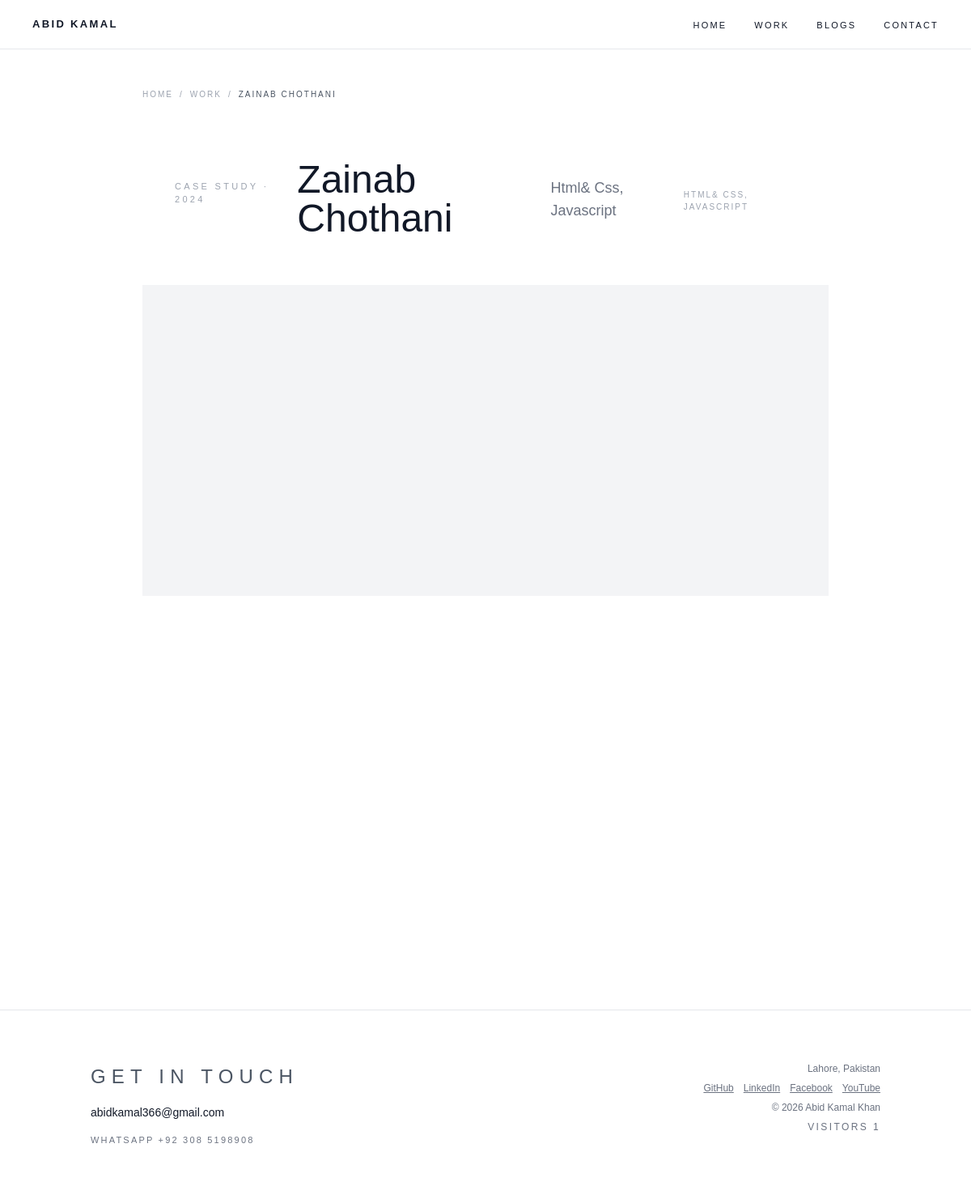
/work/zainab-chothani/, run on the app's committed database.
### core/models.py (models this page shows, shortened)
class HeaderNav(models.Model):
    title = models.CharField(max_length=50)
    url = models.CharField(max_length=200)
    order = models.IntegerField(default=0)
    is_active = models.BooleanField(default=True)
    class Meta:
        ordering = ['order']

class Project(models.Model):
    title = models.CharField(max_length=120)
    slug = models.SlugField(unique=True, blank=True)
    summary = models.CharField(max_length=200, help_text="One line shown on cards and in search results.")
    description = models.TextField(help_text="What you built, how, and the result.")
    cover = models.ImageField(upload_to='projects/', blank=True, null=True)
    tech = models.CharField(max_length=200, blank=True, help_text="e.g. Python, Django, PostgreSQL")
    link = models.URLField(blank=True, help_text="Live site or repository.")
    year = models.PositiveIntegerField(default=2026)
    is_featured = models.BooleanField(default=True)
    order = models.IntegerField(default=0)
    class Meta:
        ordering = ['order', '-year', 'id']
    def get_absolute_url(self):
        return reverse('project_detail', kwargs={'slug': self.slug})

class Profile(models.Model):
    name = models.CharField(max_length=100)
    role = models.CharField(max_length=150, default="Python & Django Web Developer")
    location = models.CharField(max_length=100, default="Lahore, Pakistan")
    email = models.EmailField()
    whatsapp = models.CharField(
        max_length=30,
        blank=True,
        help_text="Shown in the footer with a WhatsApp link, e.g. +92 308 5198908",
    )
    bio = models.TextField(help_text="2-3 short paragraphs. Plain text.")
    avatar = models.ImageField(upload_to='profile/', blank=True, null=True)
    github = models.URLField(blank=True)
    linkedin = models.URLField(blank=True)
    facebook = models.URLField(blank=True)
    youtube = models.URLField(blank=True)
    instagram = models.URLField(blank=True)
    is_active = models.BooleanField(default=True)
    class Meta:
        verbose_name = "Profile"
        verbose_name_plural = "Profile"
    @property
    def whatsapp_link(self):
        number = ''.join(ch for ch in self.whatsapp if ch.isdigit())
        return f"https://wa.me/{number}" if number else ''

### core/views.py (the view)
# urls.py: path('work/<slug:slug>/', views.project_detail, name='project_detail'),
def project_detail(request, slug):
    project = get_object_or_404(Project, slug=slug)
    return render(request, 'core/project_detail.html', {'project': project})

### core/context_processors.py (called while the page is built)
def profile(request):
    try:
        prof = Profile.objects.filter(is_active=True).last()
    except (OperationalError, ProgrammingError):
        prof = None
    return {
        'profile': prof,
        'nav_name': prof.name.upper() if prof else 'PORTFOLIO',
    }

def hit_count(request):
    try:
        total = HitCount.objects.filter(path='total').values_list('count', flat=True).first() or 0
    except (OperationalError, ProgrammingError):
        total = 0
    return {'hit_count': total}

def header_navs(request):
    navs = HeaderNav.objects.filter(is_active=True).order_by('order')
    return {'header_navs': navs}

### core/templates/core/project_detail.html (shortened to what this page needs)
{% extends "core/base.html" %}
{% block content %}
  <article class="max-w-4xl mx-auto px-4 sm:px-6 pt-8 sm:pt-12 pb-20 sm:pb-24">
    <nav aria-label="Breadcrumb" class="text-[10px] tracking-[0.15em] sm:tracking-[0.2em] text-gray-400 flex flex-wrap items-center gap-x-2 gap-y-1" data-reveal>
      <a href="{% url 'home' %}">HOME</a> <span>/</span>
      <a href="{% url 'work' %}">WORK</a> <span>/</span>
      <span class="text-gray-600 truncate max-w-full">{{ project.title|upper }}</span>
    </nav>
    <header class="mt-8 sm:mt-10" data-reveal style="--d: 80ms">
      <p class="text-[11px] tracking-[0.3em] text-gray-400">CASE STUDY · {{ project.year }}</p>
      <h1 class="mt-4 text-3xl sm:text-4xl md:text-5xl font-light leading-tight break-words">{{ project.title }}</h1>
      <p class="mt-4 max-w-2xl text-base sm:text-lg text-gray-500 leading-relaxed break-words">{{ project.summary }}</p>
      {% if project.tech %}
        <p class="mt-5 text-[10px] tracking-[0.2em] text-gray-400 break-words">{{ project.tech|upper }}</p>
      {% endif %}
    </header>
    {% if project.cover %}
      <div class="mt-8 sm:mt-10 bg-gray-100" data-reveal style="--d: 160ms">
        <img src="{{ project.cover.url }}" alt="{{ project.title }} — {{ project.summary }}"
             class="w-full h-auto" loading="eager" fetchpriority="high" decoding="async">
      </div>
    {% endif %}
  </article>
{% endblock %}

### core/templates/core/base.html (shortened to what this page needs)
{% load static %}
<!DOCTYPE html>
<html lang="en">
<head>
  <script src="https://cdn.tailwindcss.com"></script>
  <link rel="stylesheet" href="{% static 'css/navbar.css' %}">
</head>
<body class="bg-white text-gray-900 page-enter">
  <header class="border-b border-gray-200">
    <a class="logo" href="{% url 'home' %}" aria-label="{{ profile.name|default:'Abid Kamal' }} — home">Abid Kamal</a>
    <nav id="primary-nav" class="primary-nav">
      <ul>
        {% for nav in header_navs %}
        <li><a href="{{ nav.url }}">{{ nav.title }}</a></li>
        {% endfor %}
      </ul>
    </nav>
  </header>
  <main>
    {% block content %}{% endblock %}
  </main>
  <footer class="border-t border-gray-200">
    <div
      class="max-w-5xl mx-auto px-4 sm:px-6 py-12 sm:py-16 flex flex-col md:flex-row md:justify-between gap-8 md:gap-6">
      <div class="min-w-0">
        <h2 class="text-[24px] tracking-[0.3em] text-gray-600">GET IN TOUCH</h2>
        {% if profile %}
        <a href="mailto:{{ profile.email }}" class="mt-3 inline-block text-base sm:text-xl font-light break-all">
          {{ profile.email }}
        </a>
        {% if profile.whatsapp %}
        <a href="{{ profile.whatsapp_link }}" rel="noopener" target="_blank"
          class="mt-3 block text-[11px] tracking-[0.2em] text-gray-500 link-underline">
          WHATSAPP {{ profile.whatsapp }}
        </a>
        {% endif %}
        {% else %}
        <p class="mt-3 text-sm text-gray-400">Add your profile in /admin/</p>
        {% endif %}
      </div>
      <div class="text-xs text-gray-500 md:text-right space-y-2">
        <p>{{ profile.location|default:"Lahore, Pakistan" }}</p>
        <p class="flex gap-3 md:justify-end">
          {% if profile and profile.github %}<a href="{{ profile.github }}" rel="noopener"
            class="underline">GitHub</a>{% endif %}
          {% if profile and profile.linkedin %}<a href="{{ profile.linkedin }}" rel="noopener"
            class="underline">LinkedIn</a>{% endif %}
          {% if profile and profile.facebook %}<a href="{{ profile.facebook }}" rel="noopener"
            class="underline">Facebook</a>{% endif %}
          {% if profile and profile.youtube %}<a href="{{ profile.youtube }}" rel="noopener"
            class="underline">YouTube</a>{% endif %}
        </p>
        <p>© {% now "Y" %} {{ profile.name|default:"Portfolio" }}</p>
        <p class="tracking-[0.2em]">VISITORS {{ hit_count }}</p>
      </div>
    </div>
  </footer>
</body>
</html>

### core/static/css/navbar.css (style rules this page uses)
header { position:sticky;top:0;z-index:50;display:flex;align-items:center;justify-content:space-between;gap:16px;padding:16px 20px;background:#fff }
.logo { display:inline-block;font-size:13px;font-weight:700;letter-spacing:.18em;text-transform:uppercase;white-space:nowrap;text-decoration:none;color:#111827;transition:color .3s ease,letter-spacing .3s ease }
.primary-nav ul { display:flex;flex-wrap:wrap;align-items:center;gap:30px;margin:0;padding:0;list-style:none }
.primary-nav a { font-size:11px;letter-spacing:.2em;text-transform:uppercase;text-decoration:none;color:#111827;padding-bottom:2px;border-bottom:1px solid transparent;transition:border-color .3s ease,color .3s ease }
@media (min-width:640px) { header { padding:18px 40px } }
@media (min-width:640px) { .primary-nav ul { gap:34px } }

### core/templates/core/base.html (style rules this page uses)
body { font-family: Helvetica, Arial, sans-serif; }
@media (prefers-reduced-motion: no-preference) { html { scroll-behavior: smooth; } }
@media (prefers-reduced-motion: no-preference) { .page-enter { animation: pageIn .5s ease both; } }
@media (prefers-reduced-motion: no-preference) { html.js [data-reveal] { opacity: 0; transform: translateY(26px); transition: opacity .8s cubic-bezier(.2, .6, .2, 1), transform .8s cubic-bezier(.2, .6, .2, 1); transition-delay: var(--d, 0ms); } }
@media (prefers-reduced-motion: no-preference) { html.js [data-reveal].is-visible { opacity: 1; transform: none; } }
@media (prefers-reduced-motion: no-preference) { .link-underline { position: relative; } }
@media (prefers-reduced-motion: no-preference) { .link-underline::after { content: ""; position: absolute; left: 0; bottom: -3px; width: 100%; height: 1px; background: currentColor; transform: scaleX(0); transform-origin: right; transition: transform .35s ease; } }
@media (prefers-reduced-motion: no-preference) { .sm\:text-xl { font-size: 14px !important; } }

### data on the page
HeaderNav: title "HOME"
HeaderNav: title "WORK"
HeaderNav: title "BLOGS"
HeaderNav: title "CONTACT"
Project: title "ZAINAB CHOTHANI", year "2024", title "Zainab Chothani", summary "Html& Css, Javascript", tech "HTML& CSS, JAVASCRIPT", cover (picture)
Profile: email "abidkamal366@gmail.com", whatsapp "+92 308 5198908", location "Lahore, Pakistan", name "Abid Kamal Khan"

### other printed values
{{ hit_count }} "1"
